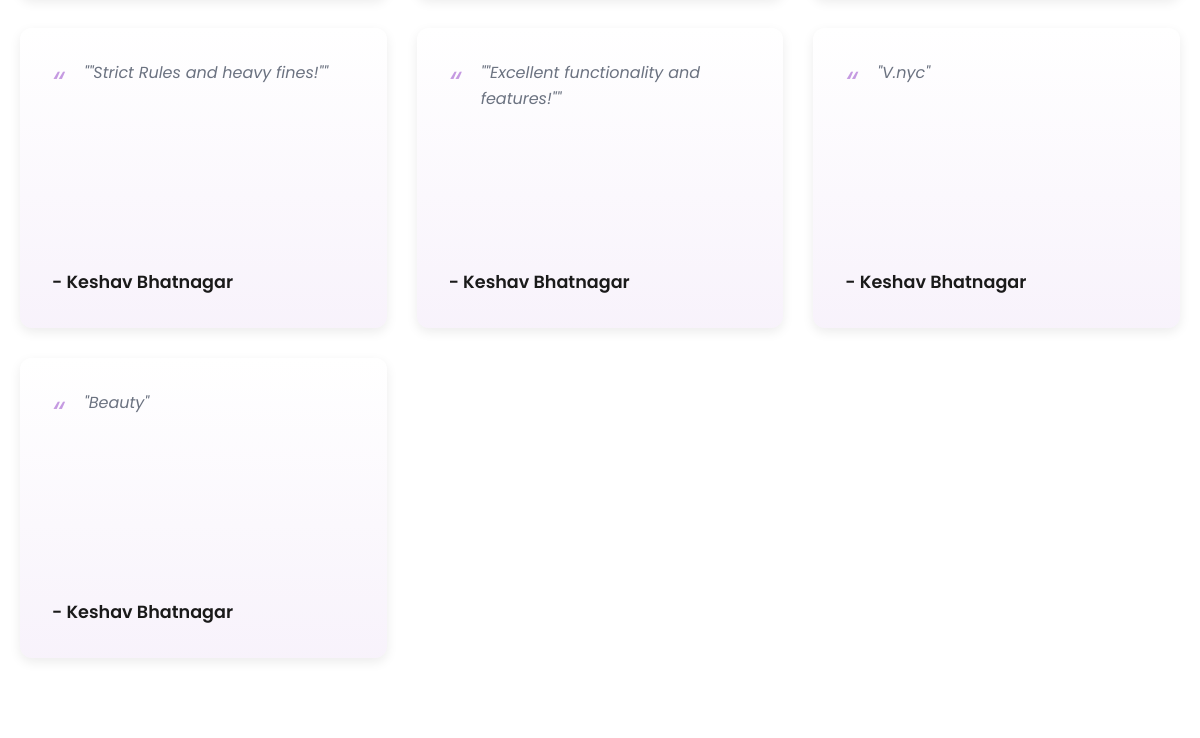
Page /about/ (lower part) on the earlier database version.
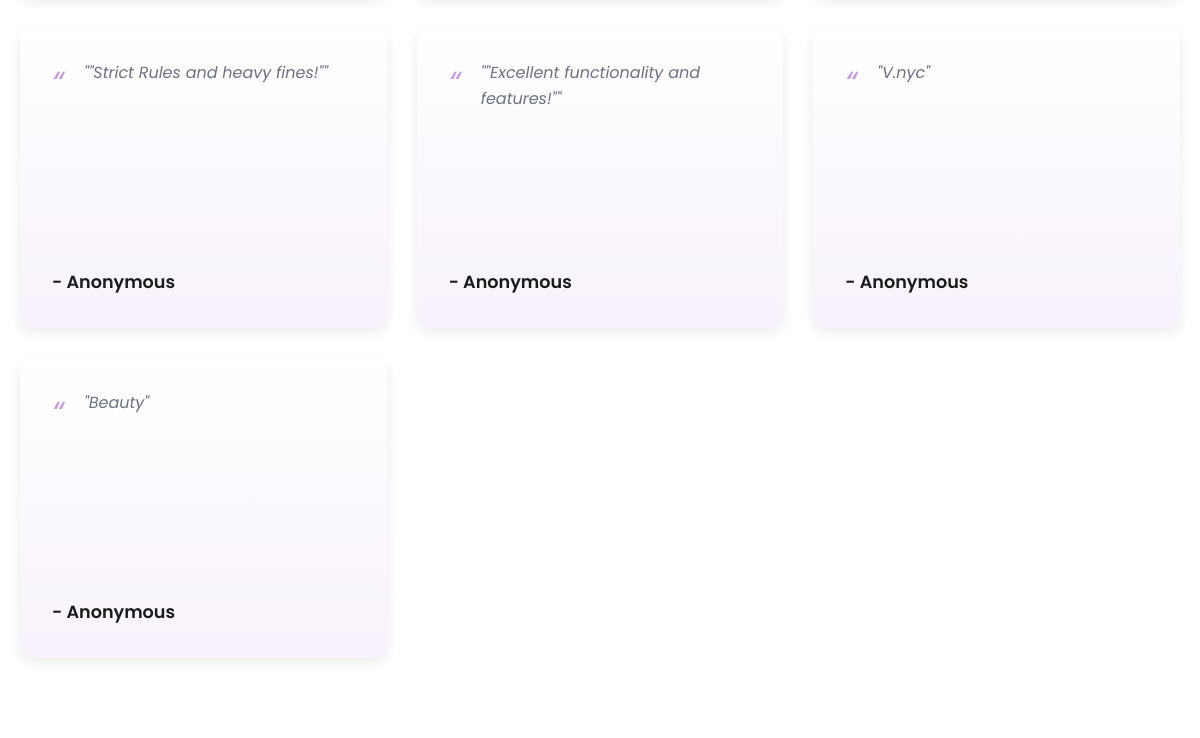
Same page on the later database version.
### Hostels/models.py (models this page shows, shortened)
class Feedback(models.Model):
    user = models.ForeignKey(CustomUser, on_delete=models.SET_NULL, null=True)
    environment_rating = models.CharField(max_length=20)
    service_rating = models.IntegerField()
    comments = models.TextField()
    hostel = models.CharField(max_length=50)
    submitted_at = models.DateTimeField(auto_now_add=True)

class CustomUser(AbstractUser):
    username = None  # Remove username field
    email = models.EmailField(unique=True)
    roll_number = models.CharField(max_length=20, blank=True, null=True,unique=True)  # Optional field
    USERNAME_FIELD = 'email'
    REQUIRED_FIELDS = ['first_name', 'last_name']  # roll_number is optional
    objects = CustomUserManager()

### Hostels/views.py (the view)
# urls.py: path('about/', views.about, name='about'),
def about(request):
    feedbacks = Feedback.objects.all().order_by('-submitted_at')
    return render(request, 'Rooms_about.html', {'feedbacks': feedbacks})

### Hostels/templates/Rooms_about.html (shortened to what this page needs)
{% extends 'Rooms_base.html' %}
{% load static %}
{% block content %}
<link rel="stylesheet" href="{% static 'css/Rooms_about.css' %}">
<section class="rating-section">
    <div class="container">
        <div class="row">
            <div class="col-12 col-md-6 col-lg-4">
            </div>
            <div class="col-12 col-md-6 col-lg-4">
            </div>
            <div class="col-12 col-md-6 col-lg-4">
            </div>
            {% for feedback in feedbacks %}
            <div class="col-12 col-md-6 col-lg-4">
                <div class="review-box feedback-entry">
                    <p>"{{ feedback.comments }}"</p>
                    <h5>- {% if feedback.user %}{{ feedback.user.get_full_name }}{% else %}Anonymous{% endif %}</h5>
                </div>
            </div>
            {% empty %}
            <div class="col-12 col-md-6 col-lg-4">
                <div class="review-box no-feedback">
                    <p class="no-feedback-text"><span class="feedback-icon">💬</span> Share Your Feedback!</p>
                </div>
            </div>
            {% endfor %}
        </div>
    </div>
</section>
{% endblock %}

Differences in the rows shown:
changed Feedback "\"Strict Rules and heavy fines!\"": user.get_full_name "Keshav Bhatnagar" → (not shown); now shows "Anonymous"
changed Feedback "\"Excellent functionality and features!\"": user.get_full_name "Keshav Bhatnagar" → (not shown); now shows "Anonymous"
changed Feedback "V.nyc": user.get_full_name "Keshav Bhatnagar" → (not shown); now shows "Anonymous"
changed Feedback "Beauty": user.get_full_name "Keshav Bhatnagar" → (not shown); now shows "Anonymous"
